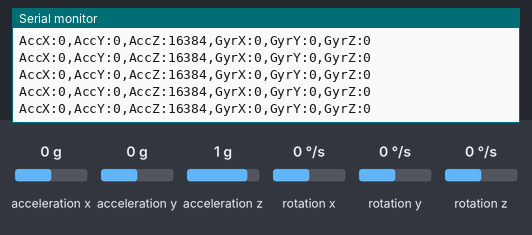
The sketch below on a simulated ESP32. On the bench: the last lines printed to the serial monitor. Wiring (inferred from the names in the program): MPU-9250 motion sensor at I2C address 0x68. The test bench sets the inputs (shaded band); at power-on: acceleration x 0 g, acceleration y 0 g, acceleration z 1 g, rotation x 0 °/s, rotation y 0 °/s, rotation z 0 °/s.

Above: at 2.2 s.
2.3 s: acceleration x set to -1.4 g
At 3.0 s:
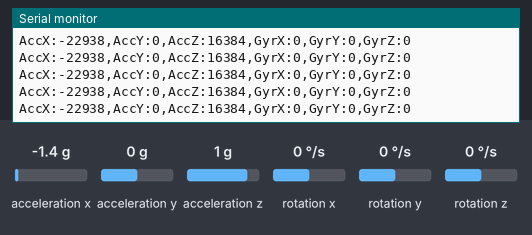
3.8 s: acceleration y set to -1.4 g
At 4.8 s:
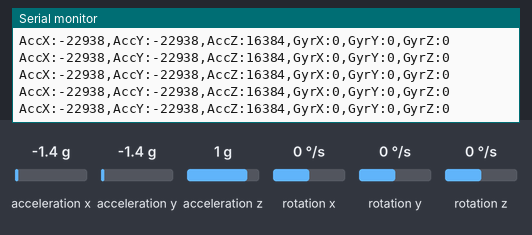
5.3 s: acceleration z set to -1.4 g
At 6.1 s:
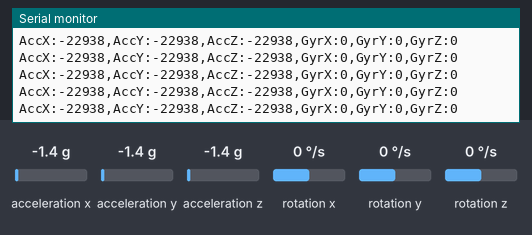
6.8 s: rotation x set to -192 °/s
At 7.4 s:
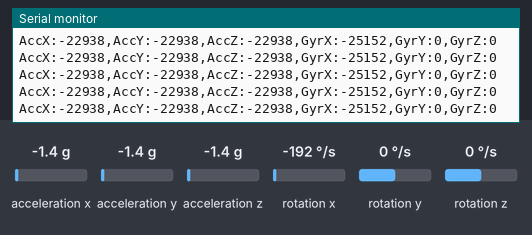
8.3 s: rotation y set to -192 °/s
At 9.1 s:
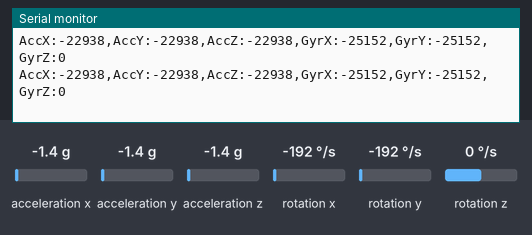

The sketch:

MPU_detection.ino
```cpp
#include <Wire.h>

// MPU6500/6050 Register Map
#define MPU_ADDR 0x68
#define PWR_MGMT_1 0x6B
#define ACCEL_XOUT_H 0x3B

void setup() {
  Serial.begin(115200);
  delay(1000);

  // Initialize I2C on your pins (18/19)
  Wire.begin(18, 19);
  Wire.setClock(400000); // Fast mode

  Serial.println("\n--- Phase 2: Raw IMU Data Stream ---");

  // Wake up the sensor
  Wire.beginTransmission(MPU_ADDR);
  Wire.write(PWR_MGMT_1);
  Wire.write(0x00);
  if (Wire.endTransmission() != 0) {
    Serial.println("Connection Failed. Check SDA(18)/SCL(19) and 3.3V.");
    while(1) delay(1000); // Avoid Watchdog reset with a delay
  }

  Serial.println("MPU6500 (0x70) Awake. Plotting Data...");
}

void loop() {
  Wire.beginTransmission(MPU_ADDR);
  Wire.write(ACCEL_XOUT_H); // Start reading from Accel X
  Wire.endTransmission(false);
  Wire.requestFrom(MPU_ADDR, 14, true); // Read 14 bytes (Accel, Temp, Gyro)

  // Read 16-bit values (combine High and Low bytes)
  int16_t ax = (Wire.read() << 8) | Wire.read();
  int16_t ay = (Wire.read() << 8) | Wire.read();
  int16_t az = (Wire.read() << 8) | Wire.read();
  int16_t temp = (Wire.read() << 8) | Wire.read(); // Skip or use temp
  int16_t gx = (Wire.read() << 8) | Wire.read();
  int16_t gy = (Wire.read() << 8) | Wire.read();
  int16_t gz = (Wire.read() << 8) | Wire.read();

  // Print format for Serial Plotter
  Serial.print("AccX:"); Serial.print(ax); Serial.print(",");
  Serial.print("AccY:"); Serial.print(ay); Serial.print(",");
  Serial.print("AccZ:"); Serial.print(az); Serial.print(",");
  Serial.print("GyrX:"); Serial.print(gx); Serial.print(",");
  Serial.print("GyrY:"); Serial.print(gy); Serial.print(",");
  Serial.print("GyrZ:"); Serial.println(gz);

  delay(20); // 50Hz sampling for gait analysis
}
```

Measured:
- after the input at 2.3 s, the serial monitor: prints a new line at once (image 1)
- after the input at 3.8 s, the serial monitor: prints a new line at once (image 2)
- after the input at 5.3 s, the serial monitor: prints a new line at once (image 3)
- after the input at 6.8 s, the serial monitor: prints a new line at once (image 4)
- after the input at 8.3 s, the serial monitor: prints a new line at once (image 5)
